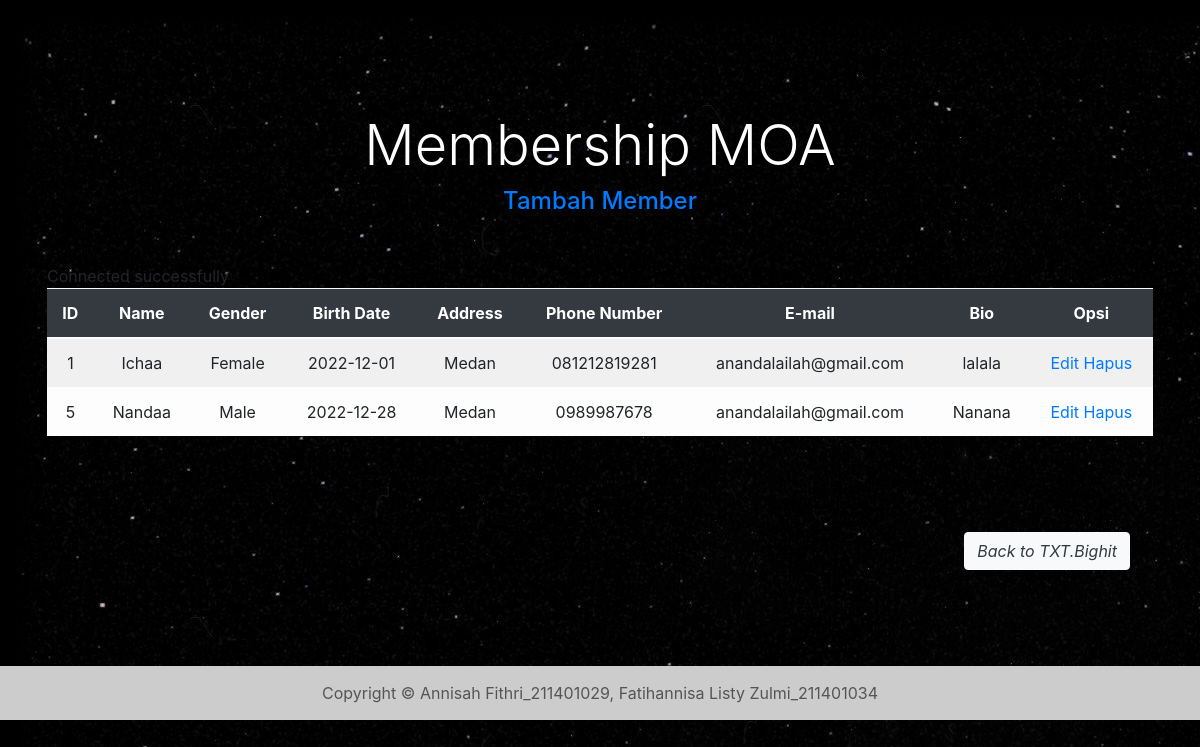
/crud/index.php, run on the app's committed database.
### tables this page shows
CREATE TABLE `nama` (
  `id` int(11) NOT NULL,
  `nama` varchar(255) NOT NULL,
  `gender` varchar(20) NOT NULL,
  `tgl_lahir` date NOT NULL,
  `alamat` text NOT NULL,
  `no_hp` varchar(15) NOT NULL,
  `email` varchar(100) NOT NULL,
  `bio` text NOT NULL
);

### crud/index.php (the view, shortened to what this page needs)
<!DOCTYPE html>
<html lang="en">
<head>
    <link rel="stylesheet" href="https://cdn.jsdelivr.net/npm/bootstrap@4.6.2/dist/css/bootstrap.min.css"
>
</head>
<body background="background.jpg">
    <div class="jumbotron">
        <div class="container" >
            <div class="col-lg-12 text-center my-5" >
                <h3 class="display-4"><font color="white">Membership MOA</font></h3>
                <a href="tambah.php">
                    <h4>Tambah Member</h4>
                </a>
            </div>
            <table class="table table-striped table-light" style="text-align: center; ">
                <thead class="table-dark">
                    <th>ID</th>
                    <th>Name</th>
                    <th>Gender</th>
                    <th>Birth Date</th>
                    <th>Address</th>
                    <th>Phone Number</th>
                    <th>E-mail</th>
                    <th>Bio</th>
                    <th>Opsi</th>
                </thead>
                <?php
                include_once 'koneksi.php';
                $data = mysqli_query($connection, "SELECT * FROM nama");
                while ($d = mysqli_fetch_array($data)) {
                ?>
                <tr>
                    <td><?php echo $d['id']; ?></td>
                    <td><?php echo $d['nama']; ?></td>
                    <td><?php echo $d['gender']; ?></td>
                    <td><?php echo $d['tgl_lahir']; ?></td>
                    <td><?php echo $d['alamat']; ?></td>
                    <td><?php echo $d['no_hp']; ?></td>
                    <td><?php echo $d['email']; ?></td>
                    <td><?php echo $d['bio']; ?></td>
                    <td>
                        <a href="edit.php ?id=<?php echo $d['id']; ?>">Edit</a>
                        <a href="hapus.php ?id=<?php echo $d['id']; ?>">Hapus</a>
                    </td>
                </tr>
                <?php
                }
                ?>
            </table>
            <div class="col text-right text-dark mt-2 " >
            <a href="/uas_pw5/utama.php" class="btn btn-primary btn-light text-dark mx-2" style="float: center;margin-top: 80px"><i>Back to TXT.Bighit</i></a>
        </div>
    </div>
    </div>
    <footer>
      Copyright &copy; Annisah Fithri_211401029, Fatihannisa Listy Zulmi_211401034
    </footer>
</body>
</html>

### crud/index.php (style rules this page uses)
.jumbotron { background-image:url("background.jpg"); }
footer { background: #ccc; color: #555; padding: 15px; text-align: center; }

### data on the page
nama: id "1", nama "Ichaa", gender "Female", tgl_lahir "2022-12-01", alamat "Medan", no_hp "081212819281", email "anandalailah@gmail.com", bio "lalala"
nama: id "5", nama "Nandaa", gender "Male", tgl_lahir "2022-12-28", alamat "Medan", no_hp "0989987678", email "anandalailah@gmail.com", bio "Nanana"
